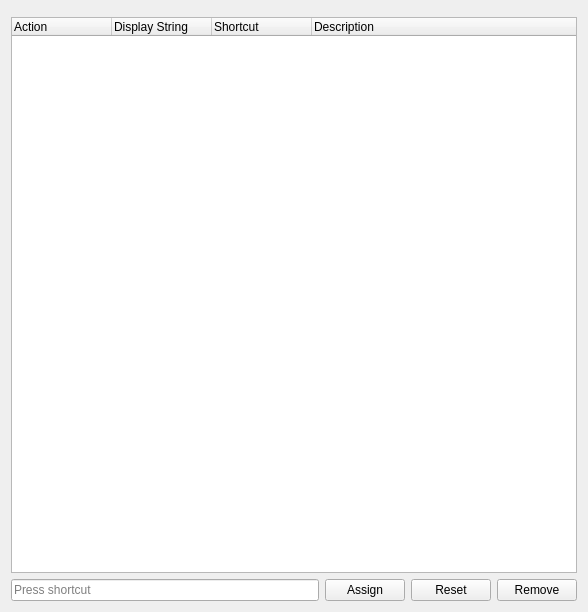
<?xml version="1.0" encoding="UTF-8"?>
<ui version="4.0">
 <class>ShortcutEditor</class>
 <widget class="QWidget" name="ShortcutEditor">
  <property name="geometry">
   <rect>
    <x>0</x>
    <y>0</y>
    <width>588</width>
    <height>612</height>
   </rect>
  </property>
  <property name="windowTitle">
   <string>Shortcuts</string>
  </property>
  <property name="windowIcon">
   <iconset resource="../QtResources/resources.qrc">
    <normaloff>:/GuiFoundation/Icons/Shortcuts.svg</normaloff>:/GuiFoundation/Icons/Shortcuts.svg
   </iconset>
  </property>
  <layout class="QVBoxLayout" name="verticalLayout">
   <item>
    <widget class="xiiQtSearchWidget" name="Search" native="true"/>
   </item>
   <item>
    <widget class="QTreeWidget" name="Shortcuts">
     <property name="uniformRowHeights">
      <bool>true</bool>
     </property>
     <property name="columnCount">
      <number>4</number>
     </property>
     <column>
      <property name="text">
       <string>Action</string>
      </property>
     </column>
     <column>
      <property name="text">
       <string>Display String</string>
      </property>
     </column>
     <column>
      <property name="text">
       <string>Shortcut</string>
      </property>
     </column>
     <column>
      <property name="text">
       <string>Description</string>
      </property>
     </column>
    </widget>
   </item>
   <item>
    <layout class="QHBoxLayout" name="horizontalLayout">
     <item>
      <widget class="QKeySequenceEdit" name="KeyEditor"/>
     </item>
     <item>
      <widget class="QPushButton" name="ButtonAssign">
       <property name="text">
        <string>Assign</string>
       </property>
      </widget>
     </item>
     <item>
      <widget class="QPushButton" name="ButtonReset">
       <property name="text">
        <string>Reset</string>
       </property>
      </widget>
     </item>
     <item>
      <widget class="QPushButton" name="ButtonRemove">
       <property name="text">
        <string>Remove</string>
       </property>
      </widget>
     </item>
    </layout>
   </item>
  </layout>
 </widget>
 <customwidgets>
  <customwidget>
   <class>xiiQtSearchWidget</class>
   <extends>QWidget</extends>
   <header location="global">GuiFoundation/Widgets/SearchWidget.moc.h</header>
   <container>1</container>
  </customwidget>
 </customwidgets>
 <resources>
  <include location="../QtResources/resources.qrc"/>
 </resources>
 <connections/>
</ui>
